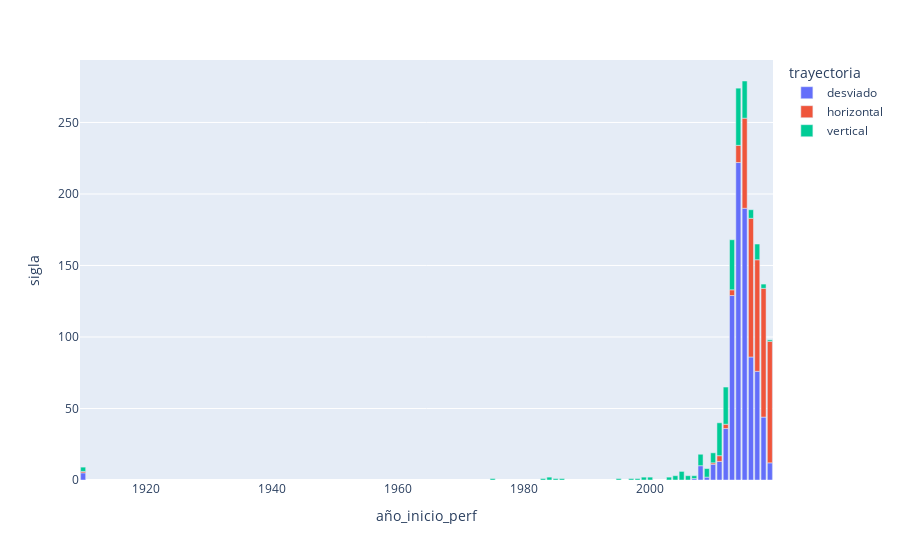

The code cell stored with this chart in its notebook:
### Code cell
fig = px.bar(dff, x='año_inicio_perf', y='sigla',color='trayectoria')
fig.show()

### Figure 1 — Plotly figure (JSON) as saved in the notebook; plotly's stock layout.template omitted (floating-point values rounded to 4 significant figures)
{"data": [{"alignmentgroup": "True", "hovertemplate": "trayectoria=desviado<br>año_inicio_perf=%{x}<br>sigla=%{y}<extra></extra>", "legendgroup": "desviado", "marker": {"color": "#636efa"}, "name": "desviado", "offsetgroup": "desviado", "orientation": "v", "showlegend": true, "textposition": "auto", "type": "bar", "x": [1910, 2007, 2008, 2009, 2010, 2011, 2012, 2013, 2014, 2015, 2016, 2017, 2018, 2019], "xaxis": "x", "y": [5, 1, 10, 2, 11, 13, 36, 129, 222, 190, 86, 76, 44, 12], "yaxis": "y"}, {"alignmentgroup": "True", "hovertemplate": "trayectoria=horizontal<br>año_inicio_perf=%{x}<br>sigla=%{y}<extra></extra>", "legendgroup": "horizontal", "marker": {"color": "#EF553B"}, "name": "horizontal", "offsetgroup": "horizontal", "orientation": "v", "showlegend": true, "textposition": "auto", "type": "bar", "x": [1910, 2010, 2011, 2012, 2013, 2014, 2015, 2016, 2017, 2018, 2019], "xaxis": "x", "y": [1, 1, 4, 3, 4, 12, 63, 97, 78, 90, 85], "yaxis": "y"}, {"alignmentgroup": "True", "hovertemplate": "trayectoria=vertical<br>año_inicio_perf=%{x}<br>sigla=%{y}<extra></extra>", "legendgroup": "vertical", "marker": {"color": "#00cc96"}, "name": "vertical", "offsetgroup": "vertical", "orientation": "v", "showlegend": true, "textposition": "auto", "type": "bar", "x": [1910, 1975, 1983, 1984, 1985, 1986, 1995, 1997, 1998, 1999, 2000, 2003, 2004, 2005, 2006, 2007, 2008, 2009, 2010, 2011, 2012, 2013, 2014, 2015, 2016, 2017, 2018, 2019], "xaxis": "x", "y": [3, 1, 1, 2, 1, 1, 1, 1, 1, 2, 2, 2, 3, 6, 3, 2, 8, 6, 7, 23, 26, 35, 40, 26, 6, 11, 3, 1], "yaxis": "y"}], "layout": {"barmode": "relative", "legend": {"title": {"text": "trayectoria"}, "tracegroupgap": 0}, "margin": {"t": 60}, "xaxis": {"anchor": "y", "domain": [0, 1], "title": {"text": "año_inicio_perf"}}, "yaxis": {"anchor": "x", "domain": [0, 1], "title": {"text": "sigla"}}}}
